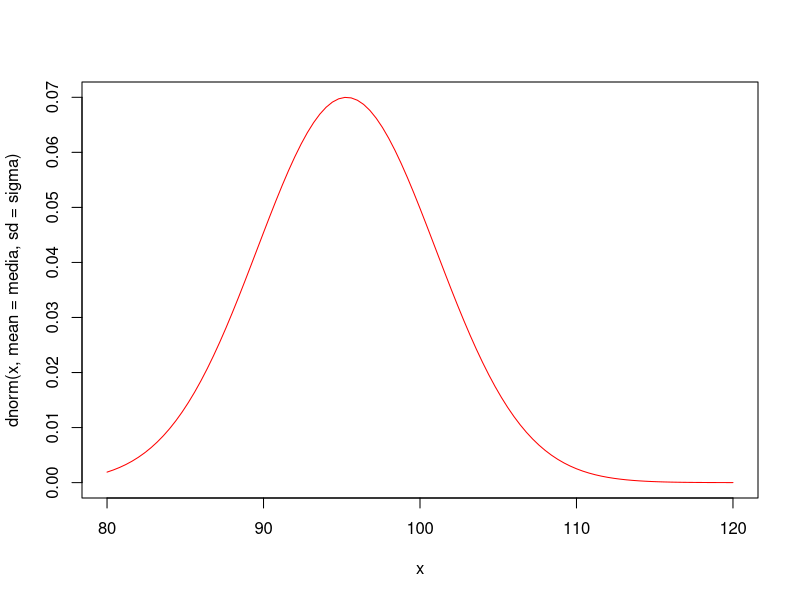
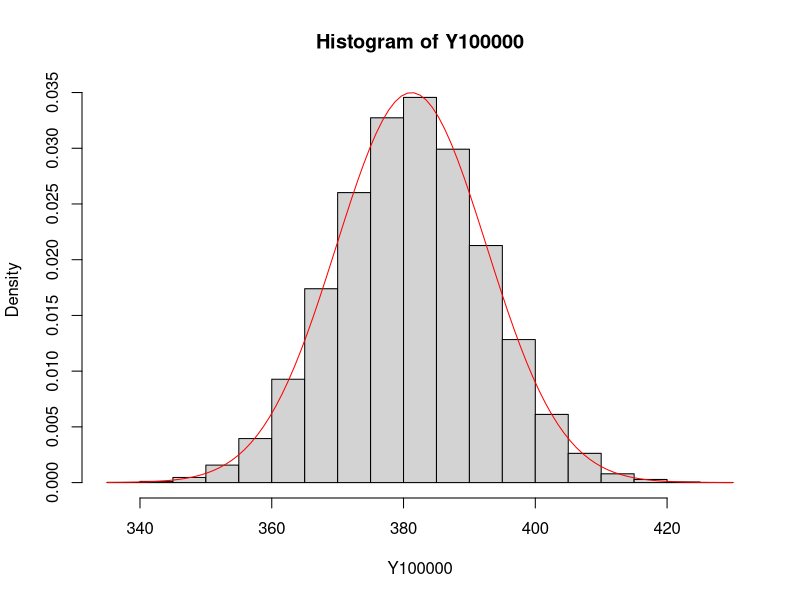
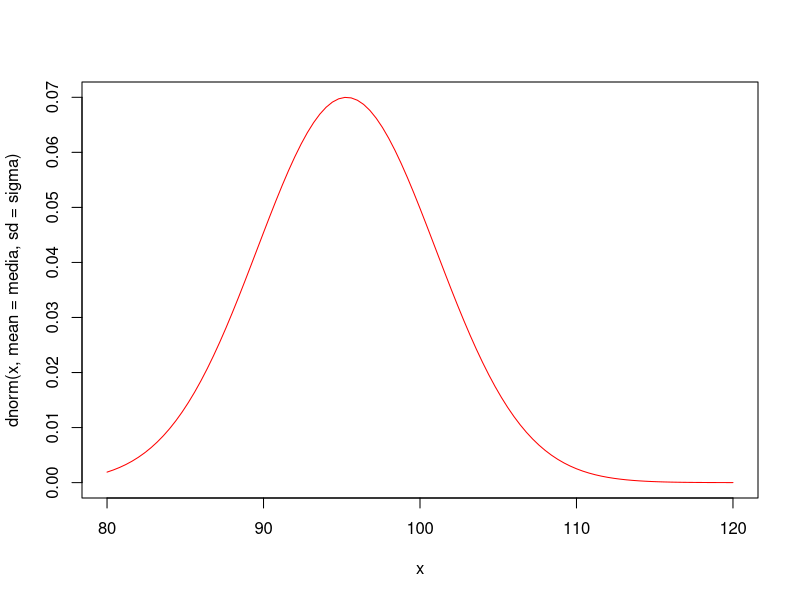
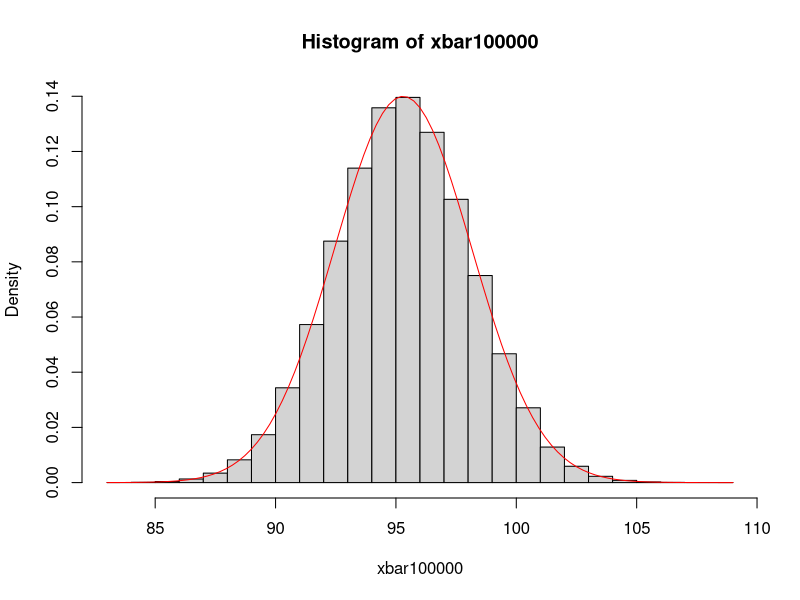
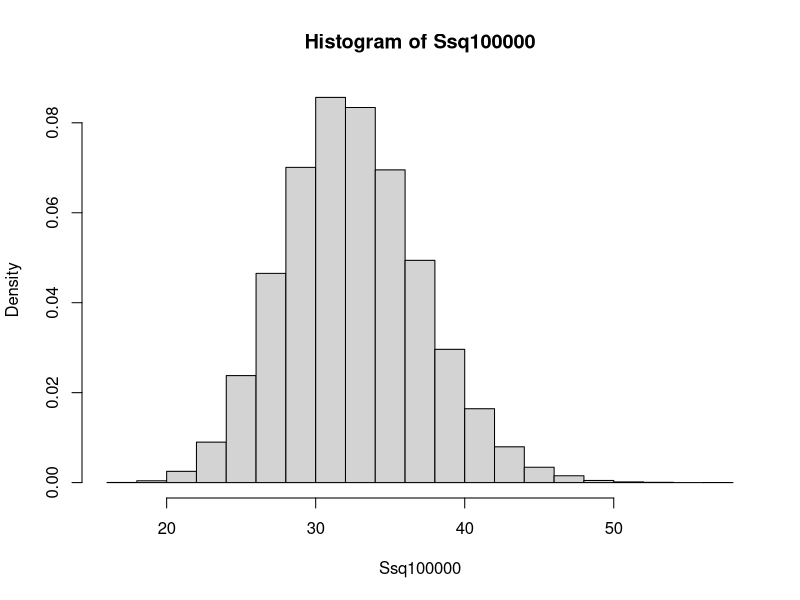
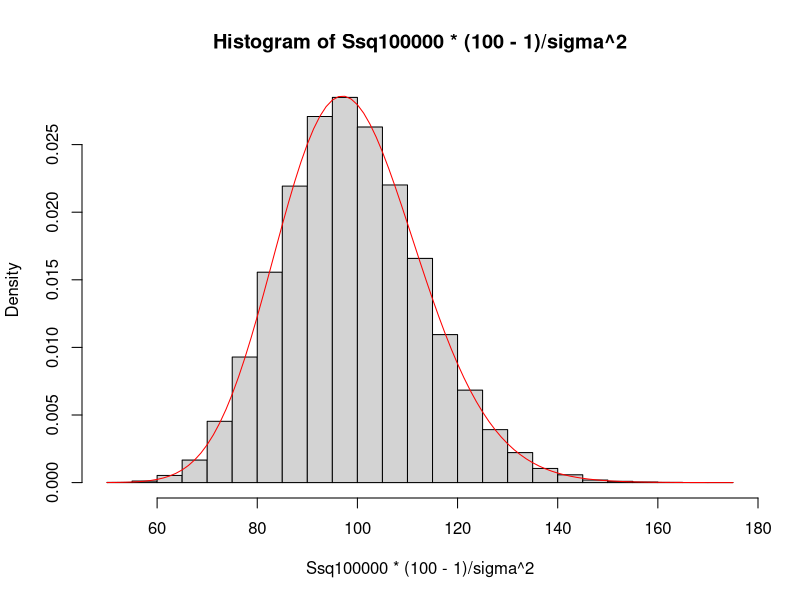

Write the R code that produced these figures, in order.

# Q2: Distribución poblacional

# a) Identificar modelo:

#VARIABLES DISCRETAS_ Binomial (encuesta) / Binomial negativa (ensayo de resistencia) / Poisson / Hipergeomètrica

#VARIABLES CONTINUAS_ Uniforme / Exponencial / Normal(timepo para el primer evento)

# b) Identificar parámetros




#Distribución poblacional es una normal

media <- 95.3
sigma <- 5.7

# N-> N(media,sigma^2)

curve(dnorm(x, mean=media, sd= sigma),xlim=c(80,120), col="red")
      
Y <- function(i){sum(rnorm(4, mean=media, sd=sigma))}
Y(1)

Y100000 <- sapply(1:100000, Y)
mean(Y100000)

hist(Y100000, freq=FALSE)
curve(dnorm(x,4*media, 2*sigma), col="red", add =TRUE)

#resultado:
4*media

#b)
Y <- function(i){sum(rnorm(4, mean=media, sd=sigma))}

Y100000 <- sapply(1:100000, Y)
var(Y100000)

100*sigma^2
#Resultado=3249

#c)
curve(dnorm(x, mean=media, sd= sigma),xlim=c(80,120), col="red")
1-pnorm(103, media, sigma)

#d)
xbar <- function(i){mean(rnorm(4, mean=media, sd=sigma))}

xbar100000 <- sapply(1:100000, xbar)
hist(xbar100000, freq=FALSE)

mean(xbar100000<98)

curve(dnorm (x, media, sigma/sqrt(4)), add=TRUE, col="red")

#e)
#Y=suma muestral = sum
#xbar= media muestral = mean
#s^2 = varianza muesta = var

Ssq <- function(i){var(rnorm(100,mean=media, sd=sigma))}
Ssq100000 <- sapply(1:100000, Ssq)
hist(Ssq100000, freq=FALSE)
mean(Ssq100000>32)

hist(Ssq100000*(100-1)/sigma^2, freq=FALSE)
curve(dchisq(x, 100-1), add=TRUE, col="red")

w <- 32*(100-1)/sigma^2
w
1-pchisq(w,100-1)
mean(Ssq100000>32)
